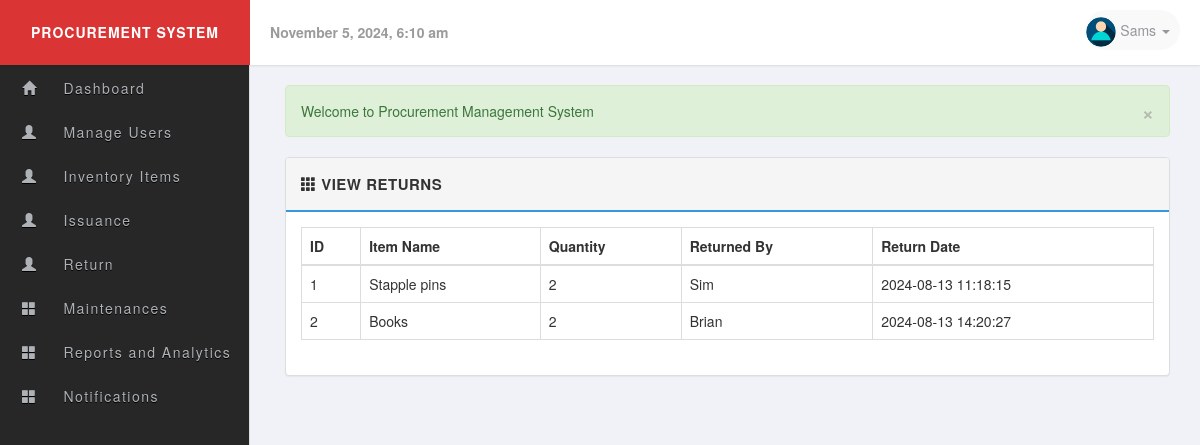
The app's page /view_returns.php (signed in) with its own data.
### tables this page shows
CREATE TABLE `users` (
  `id` int(11) UNSIGNED NOT NULL,
  `name` varchar(60) NOT NULL,
  `username` varchar(50) NOT NULL,
  `email` varchar(255) NOT NULL,
  `password` varchar(255) NOT NULL,
  `user_level` int(11) NOT NULL,
  `image` varchar(255) DEFAULT 'no_image.jpg',
  `status` int(1) NOT NULL,
  `last_login` datetime DEFAULT NULL
);

CREATE TABLE `returns` (
  `id` int(11) NOT NULL,
  `item_id` int(11) NOT NULL,
  `quantity` int(11) NOT NULL,
  `returned_by` varchar(255) NOT NULL,
  `return_date` datetime NOT NULL
);

CREATE TABLE `items` (
  `id` int(11) NOT NULL,
  `name` varchar(255) NOT NULL,
  `receipt_number` varchar(255) NOT NULL,
  `quantity` int(11) NOT NULL,
  `price` decimal(10,2) NOT NULL,
  `cost` decimal(10,2) NOT NULL,
  `supplier` varchar(255) NOT NULL,
  `date_added` datetime NOT NULL,
  `min_stock_level` int(11) DEFAULT NULL,
  `supplier_contact` varchar(255) DEFAULT NULL
);

### includes/session.php (called while the page is built, shortened)
<?php
class Session {
 public $msg;
 private $user_is_logged_in = false;
  public function isUserLoggedIn(){
    return $this->user_is_logged_in;
  }
  private function userLoginSetup()
  {
    if(isset($_SESSION['user_id']))
    {
      $this->user_is_logged_in = true;
    } else {
      $this->user_is_logged_in = false;
    }
  }
  public function msg($type ='', $msg =''){
    if(!empty($msg)){
       if(strlen(trim($type)) == 1){
         $type = str_replace( array('d', 'i', 'w','s'), array('danger', 'info', 'warning','success'), $type );
       }
       $_SESSION['msg'][$type] = $msg;
    } else {
      return $this->msg;
    }
  }
  private function flash_msg(){
    if(isset($_SESSION['msg'])) {
      $this->msg = $_SESSION['msg'];
    } else {
      $this->msg;
    }
  }
}
$session = new Session();
$msg = $session->msg();
?>

### includes/sql.php (called while the page is built, shortened)
<?php
  require_once('includes/load.php');
  require_once('includes/database.php');
function find_by_id($table,$id)
{
  global $db;
  $id = (int)$id;
    if(tableExists($table)){
          $sql = $db->query("SELECT * FROM {$db->escape($table)} WHERE id='{$db->escape($id)}' LIMIT 1");
          if($result = $db->fetch_assoc($sql))
            return $result;
          else
            return null;
     }
}
function tableExists($table){
  global $db;
  $table_exit = $db->query('SHOW TABLES LIKE "'.$db->escape($table).'"');
  if($table_exit) {
    return ($db->num_rows($table_exit) > 0);
  }
  return false;
}
  function current_user(){
      static $current_user;
      if(!$current_user){
         if(isset($_SESSION['user_id'])):
             $user_id = intval($_SESSION['user_id']);
             $current_user = find_by_id('users',$user_id);
        endif;
      }
    return $current_user;
  }
  function find_by_groupLevel($level)
  {
    global $db;
    $sql = "SELECT group_level FROM user_groups WHERE group_level = '{$db->escape($level)}' LIMIT 1 ";
    $result = $db->query($sql);
    return($db->num_rows($result) === 0 ? true : false);
  }
   function page_require_level($require_level){
     global $session;
     $current_user = current_user();
     $login_level = find_by_groupLevel($current_user['user_level']);
     if (!$session->isUserLoggedIn(true)):
            $session->msg('d','Please login...');
            redirect('index.php', false);
     elseif($login_level['group_status'] === '0'):
           $session->msg('d','This level user has been band!');
           redirect('home.php',false);
     elseif($current_user['user_level'] <= (int)$require_level):
              return true;
      else:
            $session->msg("d", "Sorry! you dont have permission to view the page.");
            redirect('home.php', false);
        endif;
     }
?>

### includes/database.php (called while the page is built, shortened)
<?php
class MySqli_DB {
    private $con;
    public $query_id;
    public function db_connect() {
        $this->con = new mysqli(DB_HOST, DB_USER, DB_PASS, DB_NAME);
    }
    public function query($sql) {
        if (trim($sql) != "") {
            $this->query_id = $this->con->query($sql);
        }
        return $this->query_id;
    }
    public function fetch_assoc($statement) {
        return mysqli_fetch_assoc($statement);
    }
    public function num_rows($statement) {
        return mysqli_num_rows($statement);
    }
    public function escape($str) {
        return $this->con->real_escape_string($str);
    }
}
$db = new MySqli_DB();
?>

### view_returns.php (the view, shortened to what this page needs)
<?php
require_once('includes/load.php');
require_once('includes/sql.php');
require_once('includes/database.php');
page_require_level(1);
global $db;
$sql = "SELECT r.id, i.name as item_name, r.quantity, r.returned_by, r.return_date
        FROM returns r
        JOIN items i ON r.item_id = i.id";
$result = $db->query($sql);
$returns = $result->fetch_all(MYSQLI_ASSOC);
include_once('layouts/header.php');
?>
<div class="row">
    <div class="col-md-12">
        <?php echo display_msg($msg); ?>
    </div>
</div>
<div class="row">
    <div class="col-md-12">
        <div class="panel panel-default">
            <div class="panel-heading">
                <strong>
                    <span class="glyphicon glyphicon-th"></span>
                    <span>View Returns</span>
                </strong>
            </div>
            <div class="panel-body">
                <table class="table table-bordered">
                    <thead>
                        <tr>
                            <th>ID</th>
                            <th>Item Name</th>
                            <th>Quantity</th>
                            <th>Returned By</th>
                            <th>Return Date</th>
                        </tr>
                    </thead>
                    <tbody>
                        <?php if (count($returns) > 0): ?>
                            <?php foreach ($returns as $return): ?>
                                <tr>
                                    <td><?= htmlspecialchars($return['id']) ?></td>
                                    <td><?= htmlspecialchars($return['item_name']) ?></td>
                                    <td><?= htmlspecialchars($return['quantity']) ?></td>
                                    <td><?= htmlspecialchars($return['returned_by']) ?></td>
                                    <td><?= htmlspecialchars($return['return_date']) ?></td>
                                </tr>
                            <?php endforeach; ?>
                        <?php else: ?>
                            <tr>
                                <td colspan="5">No returns found.</td>
                            </tr>
                        <?php endif; ?>
                    </tbody>
                </table>
            </div>
        </div>
    </div>
</div>
<?php include_once('layouts/footer.php'); ?>

### layouts/header.php (shortened to what this page needs)
<?php $user = current_user(); ?>
<!DOCTYPE html>
  <html lang="en">
    <head>
    <link rel="stylesheet" href="https://maxcdn.bootstrapcdn.com/bootstrap/3.3.4/css/bootstrap.min.css"/>
    <link rel="stylesheet" href="//cdnjs.cloudflare.com/ajax/libs/bootstrap-datepicker/1.3.0/css/datepicker3.min.css" />
    <link rel="stylesheet" href="libs/css/main.css" />
  </head>
  <body>
  <?php  if ($session->isUserLoggedIn(true)): ?>
    <header id="header">
      <div class="logo pull-left"> Procurement System</div>
      <div class="header-content">
      <div class="header-date pull-left">
        <strong><?php echo date("F j, Y, g:i a");?></strong>
      </div>
      <div class="pull-right clearfix">
        <ul class="info-menu list-inline list-unstyled">
          <li class="profile">
            <a href="#" data-toggle="dropdown" class="toggle" aria-expanded="false">
              <img src="uploads/users/<?php echo $user['image'];?>" alt="user-image" class="img-circle img-inline">
              <span><?php echo remove_junk(ucfirst($user['name'])); ?> <i class="caret"></i></span>
            </a>
          </li>
        </ul>
      </div>
     </div>
    </header>
    <div class="sidebar">
      <?php if($user['user_level'] === '1'): ?>
      <?php include_once('admin_menu.php');?>
      <?php elseif($user['user_level'] === '2'): ?>
      <?php include_once('special_menu.php');?>
      <?php elseif($user['user_level'] === '3'): ?>
      <?php include_once('user_menu.php');?>
      <?php endif;?>
   </div>
<?php endif;?>
<div class="page">
  <div class="container-fluid">

### libs/css/main.css (style rules this page uses)
body { font-family: 'Helvetica Neue', Helvetica, Arial, sans-serif; font-weight: 400; overflow-x: hidden; overflow-y: auto; background: #f1f2f7; height: 100%; width: 100%; }
a { color: #777; text-decoration: none; }
.page { position: relative; display: block; top: 50px; left: 0; padding: 35px 15px 20px 270px; }
.panel-default >.panel-heading { background-color: #f5f5f5; border-bottom: 2px solid #3498DB; font-size: 15px; text-transform: uppercase; letter-spacing: .5px; padding: 15px; }
#header { position: fixed; z-index: 99; top: 0; left: 0; background-color: #fff; width: 100%; height: 65px; line-height: 65px; box-shadow: 0 1px 2px rgba(0,0,0,0.1); }
header > .logo { color: #fff; text-align: center; font-weight: 700; text-transform: uppercase; letter-spacing: 1px; display: inline-block; width: 250px; background-color: #db3434; }
.header-date { color: #9b9b9b; margin-left: 20px; }
.info-menu { height: 60px; margin: 0; line-height: 60px; padding: 0 15px; }
.info-menu li.profile { position: relative; }
.profile a.toggle { text-decoration: none; text-align: center; font-size: 14px; color: rgba(150, 150, 158, 1.0); position: relative; padding: 10px 10px 10px 0; margin: 0; background: #f9f9f9; border-radius: 30px; }
.info-menu li.profile a img { width: 30px; height: 30px; }
.sidebar { position: fixed; z-index: 10; left: 0; top: 0; padding: 65px 0 0; height: 100%; width: 250px; background: #272727; border-right: 1px solid #ddd; text-align: center; }

### records on screen
users: image (placeholder picture), name "Sams"
returns: id "1", item.name "Stapple pins", quantity "2", returned_by "Sim", return_date "2024-08-13 11:18:15"
returns: id "2", item.name "Books", quantity "2", returned_by "Brian", return_date "2024-08-13 14:20:27"

### other values on screen
display_msg($msg) "Welcome to Procurement Management System"
